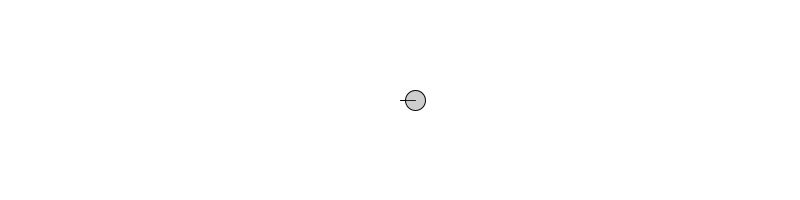
Frame 1 (no input)
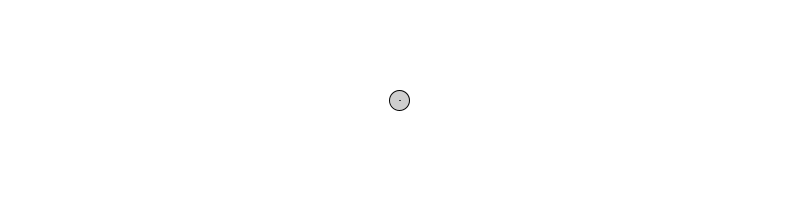
Frame 60 (the mouse pressed at the canvas centre just before this capture)
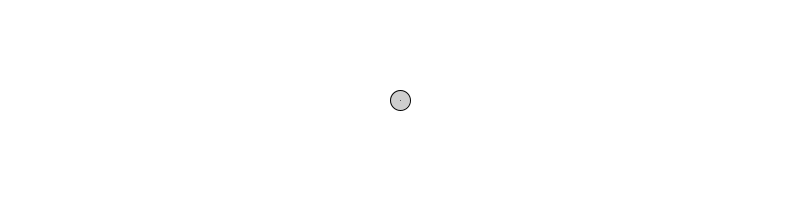
Frame 120 (the mouse held since frame 60 and released just before this capture)

The Processing sketch that drew these frames (run headless with seeded random() and noise(); from frame 60 on, the mouse is pressed at the canvas centre):

// Processing sketch: SIMPLE_OSCILATOR
// ── SIMPLE_OSCILATOR.pde
float period = 120;
float amplitude = 300;

void setup(){
  size(800, 200);
}

void draw(){
  background(255);
  translate(width/2, height/2);
  
  float x = amplitude * sin(TWO_PI * frameCount/period);
  line(0, 0, x, 0);
  fill(100, 80);
  ellipse(x, 0, 20, 20);
}
